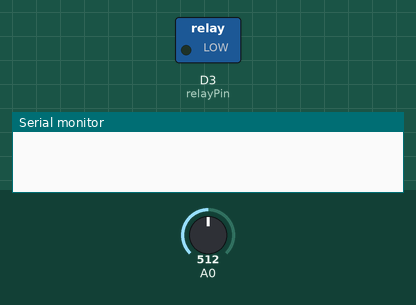
This program was run on a simulated ESP8266 (NodeMCU). On the bench: switched loads named in the program (green lamp = pin HIGH), the last lines printed to the serial monitor. The test bench sets the inputs (shaded band); at power-on: A0 = 512. WiFi joins after 1.5 s; servers stay silent unless stated; web services answer with replies made up by the test bench.

Above: at 0.1 s.
At 2.3 s:
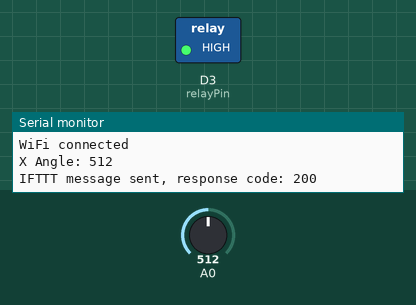
Timing chart, 0 to 3.8 s (numbered marks = the images above):
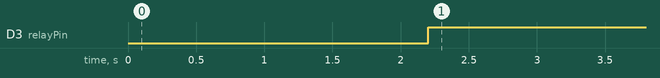

The program:

main.cpp
```cpp
/*
The Accelerometer module has 5 pins i.e.,

VCC - To be connected to NodeMCU +3.3v.

X - To be connected to Analog Pin A0 of the NodeMCU.

Y - NIL

Z - NIL

GND - To be connected to Ground Pin (GND) of the NodeMCU.

Note : Since NodeMCU has only one Analog Pin, you can connect either of X, Y, or Z pin to it. here we used x
*/

#include <ESP8266WiFi.h>
#include <ESP8266HTTPClient.h>
// #include "ADXL335.h" // Include the ADXL335 library

// Replace these with your WiFi credentials
const char *ssid = "YOUR_WIFI_SSID";
const char *password = "YOUR_WIFI_PASSWORD";

// IFTTT webhook key
const char *iftttWebhookKey = "bfOh-57I2CvFbJitZqX1g";

// Define pins for ADXL335
const int xPin = D0; // Analog pin for X-axis
const int yPin = D1; // Analog pin for Y-axis
const int zPin = D2; // Analog pin for Z-axis
int relayPin = D3;
// Define threshold angle
const float thresholdAngle = 45.0; // Threshold angle in degrees
// Variable to track if SMS has been sent
bool smsSent = false;

// Create an instance of the ADXL335 class
// ADXL335 accelerometer;
void sendIFTTTMessage()
{
    // Create HTTPClient object
    HTTPClient http;
    WiFiClient Client;
    // Construct JSON data
    String jsonData = "{\"value1\":\"Angle exceeded 45 degrees!\"}";

    // Construct URL with webhook key
    String url = "http://maker.ifttt.com/trigger/sms/with/key/";
    url += iftttWebhookKey;

    // Send HTTP POST request
    http.begin(Client, url);
    http.addHeader("Content-Type", "application/json");
    int httpResponseCode = http.POST(jsonData);
    if (httpResponseCode > 0)
    {
        Serial.print("IFTTT message sent, response code: ");
        Serial.println(httpResponseCode);
    }
    else
    {
        Serial.print("Failed to send IFTTT message, error code: ");
        Serial.println(httpResponseCode);
    }
    http.end();
}

void setup()
{
    Serial.begin(9600);
    pinMode(relayPin, OUTPUT);
    // Connect to WiFi
    WiFi.begin(ssid, password);
    while (WiFi.status() != WL_CONNECTED)
    {
        delay(1000);
        Serial.println("Connecting to WiFi...");
    }
    Serial.println("WiFi connected");
    // accelerometer.begin();
}

void loop()
{
    //int16_t x, y, z;

    // accelerometer.getXYZ(&x, &y, &z);
    // Serial.println("value of X/Y/Z: ");
    // Serial.println(x);
    // Serial.println(y);
    // Serial.println(z);
    // Read acceleration values from ADXL335
    int16_t xAccel = analogRead(A0);
    float xAngle = xAccel;
    // int16_t yAccel = y;
    // int16_t zAccel = z;

    // Convert acceleration values to angles (example: using atan2 function)
    // float xAngle = atan2(yAccel, zAccel) * 180.0 / PI;
    // float yAngle = atan2(-xAccel, sqrt(yAccel * yAccel + zAccel * zAccel)) * 180.0 / PI;
    // float zAngle = atan2(sqrt(xAccel * xAccel + yAccel * yAccel), zAccel) * 180.0 / PI;

    // Print angles
    Serial.print("X Angle: ");
    Serial.println(xAccel);

    // Check if any angle exceeds threshold
    if (abs(xAngle) > thresholdAngle)
    {
        // If SMS has not been sent yet, send it
        if (!smsSent)
        {
            // Send message via IFTTT webhook
            sendIFTTTMessage();

            // Set flag to indicate SMS has been sent
            smsSent = true;

            // Activate relay
            digitalWrite(relayPin, HIGH);
        }
    }
    else
    {
        // Reset SMS sent flag and deactivate relay
        smsSent = false;
        digitalWrite(relayPin, LOW);
    }

    delay(1000);
}
```

Measured:
- by itself, D3 (relayPin): LOW → HIGH at 2.2 s
